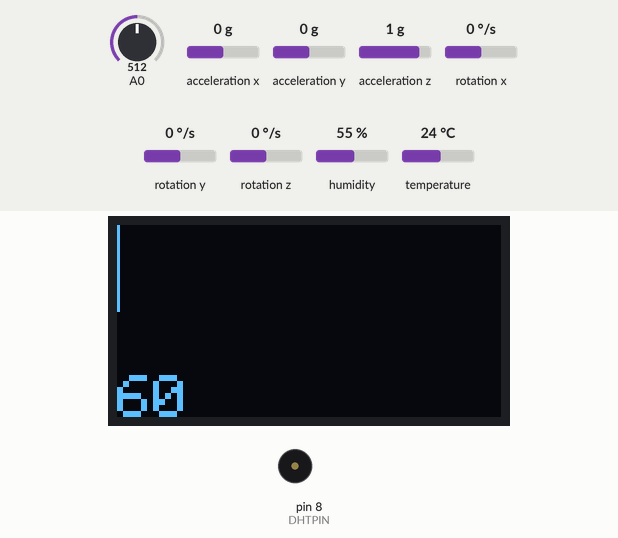
The sketch below on a simulated Arduino Mega 2560, built with avr-gcc and run on an emulated ATmega2560. On the bench: 128×64 one-colour display, buzzer (waves = sounding). Wiring (inferred from the names in the program): MPU-6050 motion sensor at I2C address 0x68. Inputs (shaded band) come from the test bench; at power-on: A0 = 512, acceleration x 0 g, acceleration y 0 g, acceleration z 1 g, rotation x 0 °/s, rotation y 0 °/s, rotation z 0 °/s, humidity 55 %, temperature 24 °C. The modem accepts every AT command (registered, SIM ready, sends succeed) and sends nothing else; what the sketch prints to the serial monitor is not drawn.

Above: at 1.2 s.
1.3 s: A0 set to 570
6.1 s: A0 set to 363
At 8.1 s:
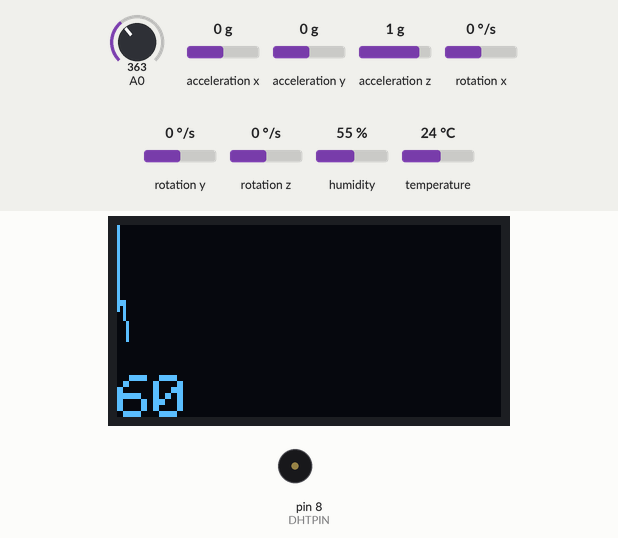
10.7 s: A0 set to 341
15.3 s: A0 set to 716
At 16.22 s:
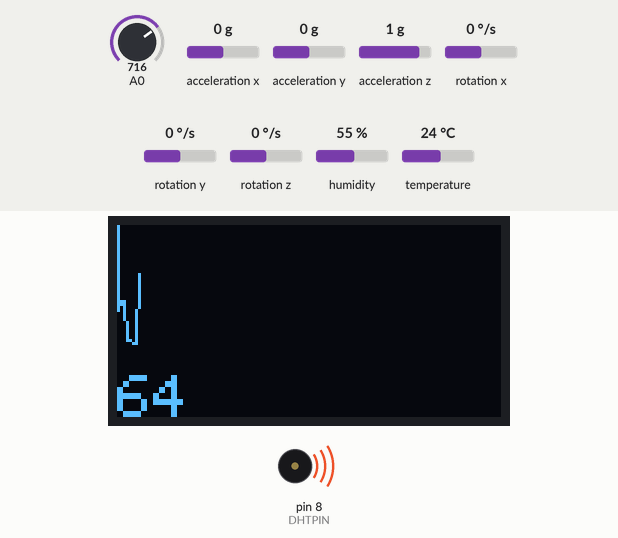
At 17.5 s:
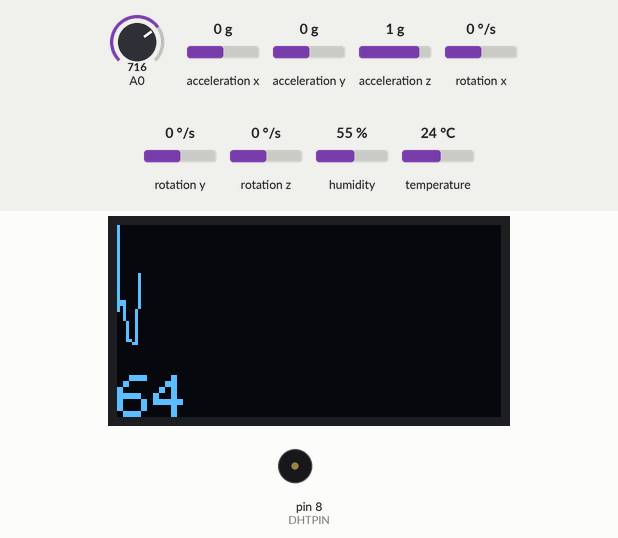
Timing chart, 0 to 19.0 s (numbered marks = the images above; inputs shaded):
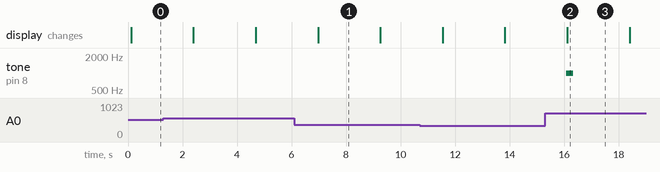

Measured:
- after the input at 15.3 s, tone on pin 8 (DHTPIN): silent → 1000 Hz after 0.78 s, → silent 0.25 s later

The sketch:

SourceCode.ino
```cpp
#include <dht.h>

#include "Wire.h" // This library allows you to communicate with I2C devices.
#include "SoftwareSerial.h"
#include <stdlib.h>
#include <Adafruit_SSD1306.h>
#define DHTPIN 8
#define OLED_Address 0x3C
Adafruit_SSD1306 oled(1);

int x=0;
int lastx=0;
int lasty=0;
int LastTime=0;
int ThisTime;
bool BPMTiming=false;
bool BeatComplete=false;
int BPM=0;
#define UpperThreshold 560
#define LowerThreshold 500


dht DHT1;


String apiKey = "VN93UPWI0HDB3QYY";    // Edit this API key according to your Account
String Host_Name = "CleverEagle";         // Edit Host_Name
String Password = "4SConsultancy";          // Edit Password

int my_temperature = 22;
// replace with your channel's thingspeak API key
SoftwareSerial ser(10, 11); // RX, TX

const int MPU_ADDR = 0x68; // I2C address of the MPU-6050. If AD0 pin is set to HIGH, the I2C address will be 0x69.
int16_t acc_x, acc_y, acc_z; // variables for accelerometer raw data
int16_t gyro_x, gyro_y, gyro_z; // variables for gyro raw data
int16_t temp_mpu; // variables for temperature data


#define ACCEL_COUNT 125
byte accelBuffer[ACCEL_COUNT];
int index = 2;
int i =0;
char tmp_str[7]; // temporary variable used in convert function
char* convert_int16_to_str(int16_t i) { // converts int16 to string. Moreover, resulting strings will have the same length in the debug monitor.
  sprintf(tmp_str, "%6d", i);
  return tmp_str;
}
void setup() {


  Serial.begin(9600);
  oled.begin(SSD1306_SWITCHCAPVCC, OLED_Address);
  oled.clearDisplay();
  oled.setTextSize(2);
  Wire.begin();
  Serial1.begin(9600);
  ser.begin(9600);
  Wire.beginTransmission(MPU_ADDR); // Begins a transmission to the I2C slave (GY-521 board)
  Wire.write(0x6B); // PWR_MGMT_1 register
  Wire.write(0); // set to zero (wakes up the MPU-6050)
  Wire.endTransmission(true);
  ser.println("AT+RST");               // Resetting ESP8266
  char inv ='"';
  String cmd = "AT+CWJAP";
       cmd+= "=";
       cmd+= inv;
       cmd+= Host_Name;
       cmd+= inv;
       cmd+= ",";
       cmd+= inv;
       cmd+= Password;
       cmd+= inv;
  ser.println(cmd);
 initBuffer();
}
void loop() {


  Wire.beginTransmission(MPU_ADDR);
  Wire.write(0x3B); // starting with register 0x3B (ACCEL_XOUT_H) [MPU-6000 and MPU-6050 Register Map and Descriptions Revision 4.2, p.40]
  Wire.endTransmission(false); // the parameter indicates that the Arduino will send a restart. As a result, the connection is kept active.
  Wire.requestFrom(MPU_ADDR, 7 * 2, true); // request a total of 7*2=14 registers

  oled_display();
  delay(2);
  esp2866();
  delay(2);
  read_sensor();

  if(index >= ACCEL_COUNT - 3) {
    // delay(1000);
    sendToRemote();
    //delay(1000);
  if(index>=122){
    initBuffer();
    }
   // Serial.println("------------- Send 20 accel data to remote");
  }


  // delay
  delay(100);
}
void read_sensor() {

  //Raw values
  // "Wire.read()<<8 | Wire.read();" means two registers are read and stored in the same variable
  acc_x  = Wire.read() << 8; //msb
  acc_x |= Wire.read(); // reading registers: 0x3B (ACCEL_XOUT_H) and 0x3C (ACCEL_XOUT_L)
  acc_y  = Wire.read() << 8 ;
  acc_y |= Wire.read(); // reading registers: 0x3D (ACCEL_YOUT_H) and 0x3E (ACCEL_YOUT_L)
  acc_z  = Wire.read() << 8 ;
  acc_z |= Wire.read(); // reading registers: 0x3F (ACCEL_ZOUT_H) and 0x40 (ACCEL_ZOUT_L)
  temp_mpu   = Wire.read() << 8 | Wire.read(); // reading registers: 0x41 (TEMP_OUT_H) and 0x42 (TEMP_OUT_L)
  /*uncomment for gyro values
    gyro_x = Wire.read() << 8 ;
    gyro_x |= Wire.read(); // reading registers: 0x43 (GYRO_XOUT_H) and 0x44 (GYRO_XOUT_L)
    gyro_y = Wire.read() << 8 ;
    gyro_y |= Wire.read(); // reading registers: 0x45 (GYRO_YOUT_H) and 0x46 (GYRO_YOUT_L)
    gyro_z = Wire.read() << 8 ;
    gyro_z |= Wire.read(); // reading registers: 0x47 (GYRO_ZOUT_H) and 0x48 (GYRO_ZOUT_L)
  */

  if (index < ACCEL_COUNT && index > 1) {
    int tempX = acc_x;
    int tempY = acc_y;
    int tempZ = acc_z;

    char temp = (char)(tempX >> 8);
    if (temp == 0x00)
      temp = 0x7f;
    accelBuffer[index] = temp;
    index++;
    temp = (char)(tempX);
    if (temp == 0x00)
      temp = 0x01;
    accelBuffer[index] = temp;
    index++;

    temp = (char)(tempY >> 8);
    if (temp == 0x00)
      temp = 0x7f;
    accelBuffer[index] = temp;
    index++;
    temp = (char)(tempY);
    if (temp == 0x00)
      temp = 0x01;
    accelBuffer[index] = temp;
    index++;

    temp = (char)(tempZ >> 8);
    if (temp == 0x00)
      temp = 0x7f;
    accelBuffer[index] = temp;
    index++;
    temp = (char)(tempZ);
    if (temp == 0x00)
      temp = 0x01;
    accelBuffer[index] = temp;
    index++;
}

  // print out data

  Serial.print("aX = ");
  Serial.print(acc_x, DEC);
  Serial.print(" | aY = ");
  Serial.print(acc_y, DEC);
  Serial.print(" | aZ = ");
  Serial.println(acc_z, DEC);
  // the following equation was taken from the documentation [MPU-6000/MPU-6050 Register Map and Description, p.30]
  //Serial.print(" | tmp = "); Serial.print(temp/340.00+36.53);
  /*
    Serial.print(" | gX = "); Serial.print(convert_int16_to_str((gyro_x)));
    Serial.print(" | gY = "); Serial.print(convert_int16_to_str((gyro_y)));
    Serial.print(" | gZ = "); Serial.println(convert_int16_to_str((gyro_z)));
  */
  Serial.println(index);
  //Serial.println("");


}

void sendToRemote() {
  // Write gabage bytes
  Serial1.write( "accel" );
  // Write accel data
  Serial1.write( (char*)accelBuffer );
  //Flush buffer
  //BTSerial.flush();
}
void initBuffer() {
  index = 2;
  for (int i = index; i < ACCEL_COUNT; i++) {
    accelBuffer[i] = 0x00;
  }
  accelBuffer[0] = 0xfe;
  accelBuffer[1] = 0xfd;
  accelBuffer[122] = 0xfd;
  accelBuffer[123] = 0xfe;
  accelBuffer[124] = 0x00;
}
//----------
void esp2866()
{
  DHT1.read11(DHTPIN);
  int temperature = DHT1.temperature;        // Reading Temperature Value

  char buf[16];
  String strTemp = dtostrf(temperature, 4, 1, buf);
  int humidity = DHT1.humidity;
  char buf1[16];
  String strHumid = dtostrf(humidity, 4, 1, buf1);

  String cmd = "AT+CIPSTART=\"TCP\",\"";          // Establishing TCP connection
  cmd += "184.106.153.149";                       // api.thingspeak.com
  cmd += "\",80";                                 // port 80
  ser.println(cmd);
  Serial.println(cmd);                            // AT+CIPSTART="TCP",184.106.153.149,"80"

  if(ser.find("Error")){
    Serial.println("AT+CIPSTART error");
    return;
  }

  String getStr = "GET /update?api_key=";         // prepare GET string
  getStr += apiKey;
  getStr +="&field1=";
  getStr += String(strTemp); // Temperature Data
  getStr +="&field2=";
  getStr += String(strHumid);
  getStr += "\r\n\r\n";

  cmd = "AT+CIPSEND=";
  cmd += String(getStr.length());                // Total Length of data
  ser.println(cmd);
  Serial.println(cmd);
  if(ser.find(">")){
    ser.print(getStr);
    Serial.print(getStr);
  }
  else{
    ser.println("AT+CIPCLOSE");                  // closing connection
    // alert user
   Serial.println("AT+CIPCLOSE");
  }

  delay(1000);
 }
 void oled_display(){

     if(x>127)
  {
    oled.clearDisplay();
    x=0;
    lastx=x;
  }

  ThisTime=millis();
  int value=analogRead(0);
  oled.setTextColor(WHITE);
  int y=60-(value/16);
  oled.writeLine(lastx,lasty,x,y,WHITE);
  lasty=y;
  lastx=x;
  // calc bpm

  if(value>UpperThreshold)
  {
    if(BeatComplete)
    {
      BPM=ThisTime-LastTime;
      BPM=int(60/(float(BPM)/1000));
      BPMTiming=false;
      BeatComplete=false;
      tone(8,1000,250);
    }
    if(BPMTiming==false)
    {
      LastTime=millis();
      BPMTiming=true;
    }
  }
  if((value<LowerThreshold)&(BPMTiming))
    BeatComplete=true;

    // display bpm
  oled.writeFillRect(0,50,128,16,BLACK);
  oled.setCursor(0,50);
  oled.print(BPM+60);
  //Serial.println(BPM-20);

  oled.display();
  x++;
}
```
